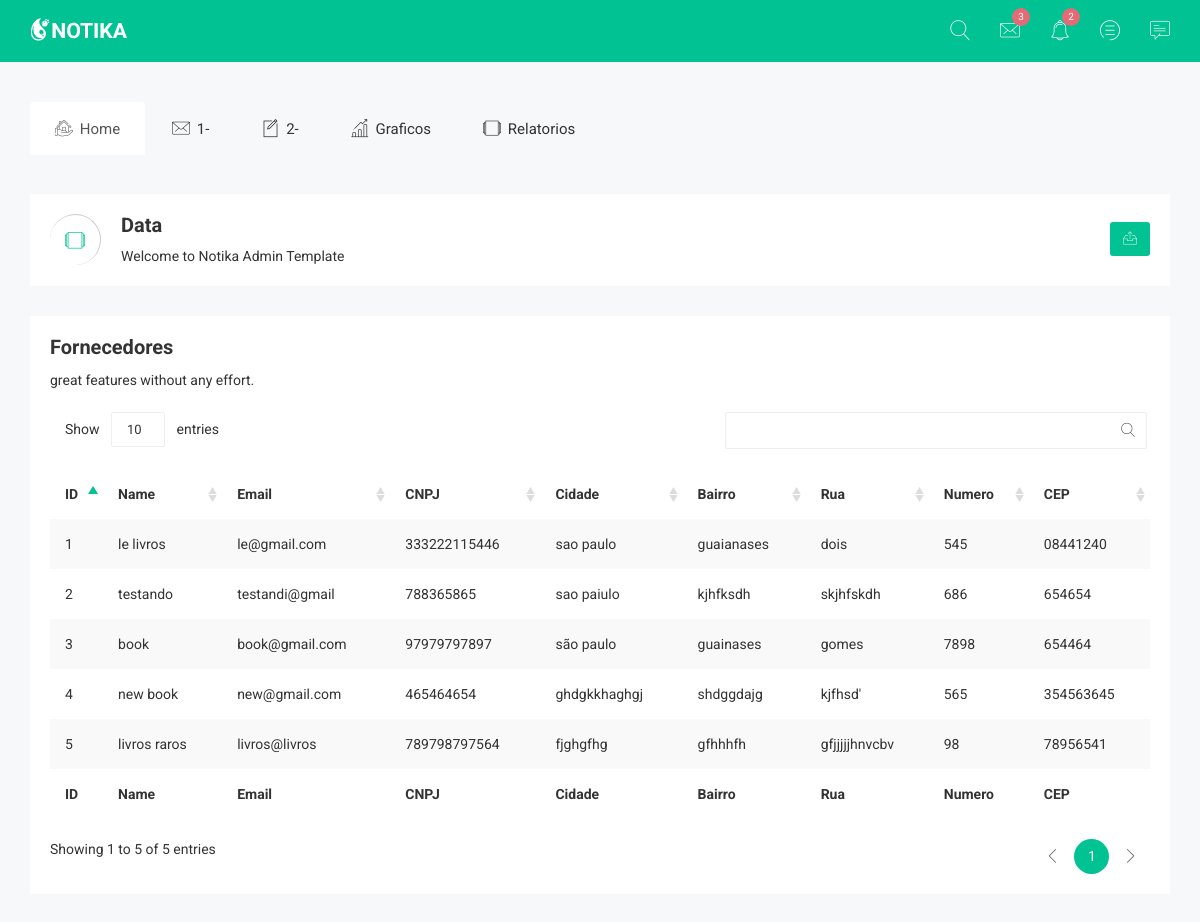
Page /listar_fornecedor/ on the committed database.
### app_outmed/models.py (models this page shows, shortened)
class Fornecedor(models.Model):
    first_name = models.CharField("Nome", max_length=50)
    email = models.CharField(max_length=70)
    cnpj = models.CharField("CNPJ", max_length=20, default=None)
    cidade = models.CharField('Cidade', max_length=60, default=None)
    bairro = models.CharField('Bairro', max_length=60, default=None)
    rua = models.CharField('Rua', max_length=50, default=None)
    numero = models.CharField('Numero', max_length=10, default=None)
    cep = models.CharField('CEP', default=None, max_length=10)
    objects = models.Manager ()

### app_outmed/views.py (the view)
# urls.py: path('listar_fornecedor/', views.listar_fornecedor, name='listar_fornecedor'),
def listar_fornecedor(request):
    fornecedor = Fornecedor.objects.all()
    return render(request, 'Pages/listar_fornecedor.html', {'fornecedor': fornecedor})

### app_outmed/templates/Pages/listar_fornecedor.html (shortened to what this page needs)
{% load static %}
<!doctype html>
<html class="no-js" lang="">
<head>
    <link rel="stylesheet" href="{% static '../static/ADD/css/bootstrap.min.css' %}">
    <link rel="stylesheet" href="{% static '../static/ADD/css/font-awesome.min.css' %}">
    <link rel="stylesheet" href="{% static '../static/ADD/css/owl.carousel.css' %}">
    <link rel="stylesheet" href="{% static '../static/ADD/css/owl.theme.css' %}">
    <link rel="stylesheet" href="{% static '../static/ADD/css/owl.transitions.css' %}">
    <link rel="stylesheet" href="{% static '../static/ADD/css/meanmenu/meanmenu.min.css' %}">
    <link rel="stylesheet" href="{% static '../static/ADD/css/animate.css' %}">
    <link rel="stylesheet" href="{% static '../static/ADD/css/normalize.css' %}">
    <link rel="stylesheet" href="{% static '../static/ADD/css/wave/waves.min.css' %}">
    <link rel="stylesheet" href="{% static '../static/ADD/css/wave/button.css' %}">
    <link rel="stylesheet" href="{% static '../static/ADD/css/scrollbar/jquery.mCustomScrollbar.min.css' %}">
    <link rel="stylesheet" href="{% static '../static/ADD/css/notika-custom-icon.css' %}">
    <link rel="stylesheet" href="{% static '../static/ADD/css/jquery.dataTables.min.css' %}">
    <link rel="stylesheet" href="{% static '../static/ADD/css/main.css' %}">
    <link rel="stylesheet" href="{% static '../static/ADD/style.css' %}">
    <link rel="stylesheet" href="{% static '../static/ADD/css/responsive.css' %}">
</head>
<body>
<div class="header-top-area">
    <div class="container">
        <div class="row">
            <div class="col-lg-4 col-md-4 col-sm-12 col-xs-12">
                <div class="logo-area">
                    <a href="#"><img src="img/logo/logo.png" alt="" /></a>
                </div>
            </div>
            <div class="col-lg-8 col-md-8 col-sm-12 col-xs-12">
                <div class="header-top-menu">
                    <ul class="nav navbar-nav notika-top-nav">
                        <li class="nav-item dropdown">
                            <a href="#" data-toggle="dropdown" role="button" aria-expanded="false"
                                class="nav-link dropdown-toggle"><span><i
                                        class="notika-icon notika-search"></i></span></a>
                        </li>
                        <li class="nav-item dropdown">
                            <a href="#" data-toggle="dropdown" role="button" aria-expanded="false"
                                class="nav-link dropdown-toggle"><span><i
                                        class="notika-icon notika-mail"></i></span></a>
                        </li>
                        <li class="nav-item nc-al"><a href="#" data-toggle="dropdown" role="button"
                                aria-expanded="false" class="nav-link dropdown-toggle"><span><i
                                        class="notika-icon notika-alarm"></i></span>
                                <div class="ntd-ctn"><span>3</span></div>
                            </a>
                        </li>
                        <li class="nav-item"><a href="#" data-toggle="dropdown" role="button" aria-expanded="false"
                                class="nav-link dropdown-toggle"><span><i class="notika-icon notika-menus"></i></span>
                                <div class="ntd-ctn"><span>2</span></div>
                            </a>
                        </li>
                        <li class="nav-item"><a href="#" data-toggle="dropdown" role="button" aria-expanded="false"
                                class="nav-link dropdown-toggle"><span><i
                                        class="notika-icon notika-chat"></i></span></a>
                        </li>
                    </ul>
                </div>
            </div>
        </div>
    </div>
</div>
<div class="main-menu-area mg-tb-40">
    <div class="container">
        <div class="row">
            <div class="col-lg-12 col-md-12 col-sm-12 col-xs-12">
                <ul class="nav nav-tabs notika-menu-wrap menu-it-icon-pro">
                    <li class="active"><a href="{% url 'index' %}"><i class="notika-icon notika-house"></i> Home</a>
                    </li>
                    <li><a href="{% url 'cliente' %}"><i class="notika-icon notika-mail"></i> 1-</a>
                    </li>
                    <li><a href="{% url 'fornecedor' %}"><i class="notika-icon notika-edit"></i> 2-</a>
                    </li>
                    <li><a data-toggle="tab" href="#Charts"><i class="notika-icon notika-bar-chart"></i> Graficos</a>
                    </li>
                    <li><a data-toggle="tab" href="#Tables"><i class="notika-icon notika-windows"></i> Relatorios</a>
                    </li>
                </ul>
            </div>
        </div>
    </div>
</div>
	<div class="breadcomb-area">
		<div class="container">
			<div class="row">
				<div class="col-lg-12 col-md-12 col-sm-12 col-xs-12">
					<div class="breadcomb-list">
						<div class="row">
							<div class="col-lg-6 col-md-6 col-sm-6 col-xs-12">
								<div class="breadcomb-wp">
									<div class="breadcomb-icon">
										<i class="notika-icon notika-windows"></i>
									</div>
									<div class="breadcomb-ctn">
										<h2>Data </h2>
										<p>Welcome to Notika <span class="bread-ntd">Admin Template</span></p>
									</div>
								</div>
							</div>
							<div class="col-lg-6 col-md-6 col-sm-6 col-xs-3">
								<div class="breadcomb-report">
									<button data-toggle="tooltip" data-placement="left" title="Download Report" class="btn"><i class="notika-icon notika-sent"></i></button>
								</div>
							</div>
						</div>
					</div>
				</div>
			</div>
		</div>
	</div>
    <div class="data-table-area">
        <div class="container">
            <div class="row">
                <div class="col-lg-12 col-md-12 col-sm-12 col-xs-12">
                    <div class="data-table-list">
                        <div class="basic-tb-hd">
                            <h2>Fornecedores</h2>
                            <p>great features without any effort.</p>
                        </div>
                        <div class="table-responsive">
                            <table id="data-table-basic" class="table table-striped">
                                <thead>
                                    <tr>
                                        <th>ID</th>
                                        <th>Name</th>
                                        <th>Email</th>
                                        <th>CNPJ</th>
                                        <th>Cidade</th>
                                        <th>Bairro</th>
                                        <th>Rua</th>
                                        <th>Numero</th>
                                        <th>CEP</th>
                                    </tr>
                                </thead>
                                <tbody>
                                        {% for fornecedor in fornecedor %}
                                        <tr>
                                            <td>{{ fornecedor.id }}</td>
                                            <td>{{ fornecedor.first_name }}</td>
                                            <td>{{ fornecedor.email }}</td>
                                            <td>{{ fornecedor.cnpj }}</td>
                                            <td>{{ fornecedor.cidade }}</td>
                                            <td>{{ fornecedor.bairro }}</td>
                                            <td>{{ fornecedor.rua }}</td>
                                            <td>{{ fornecedor.numero }}</td>
                                            <td>{{ fornecedor.cep }}</td>
                                        </tr>
                                        {% endfor %}
                                </tbody>
                                <tfoot>
                                    <th>ID</th>
                                    <th>Name</th>
                                    <th>Email</th>
                                    <th>CNPJ</th>
                                    <th>Cidade</th>
                                    <th>Bairro</th>
                                    <th>Rua</th>
                                    <th>Numero</th>
                                    <th>CEP</th>
                                </tfoot>
                            </table>
                        </div>
                    </div>
                </div>
            </div>
        </div>
    </div>
</body>
</html>

### app_outmed/static/ADD/css/main.css (style rules this page uses)
html { color: #222; font-size: 1em; line-height: 1.4; }
audio, canvas, iframe, img, svg, video { vertical-align: middle; }

### rows in the picture
Fornecedor: id "1", first_name "le livros", email "le@gmail.com", cnpj "333222115446", cidade "sao paulo", bairro "guaianases", rua "dois", numero "545", cep "08441240"
Fornecedor: id "2", first_name "testando", email "testandi@gmail", cnpj "788365865", cidade "sao paiulo", bairro "kjhfksdh", rua "skjhfskdh", numero "686", cep "654654"
Fornecedor: id "3", first_name "book", email "book@gmail.com", cnpj "97979797897", cidade "são paulo", bairro "guainases", rua "gomes", numero "7898", cep "654464"
Fornecedor: id "4", first_name "new book", email "new@gmail.com", cnpj "465464654", cidade "ghdgkkhaghgj", bairro "shdggdajg", rua "kjfhsd'", numero "565", cep "354563645"
Fornecedor: id "5", first_name "livros raros", email "livros@livros", cnpj "789798797564", cidade "fjghgfhg", bairro "gfhhhfh", rua "gfjjjjjhnvcbv", numero "98", cep "78956541"
